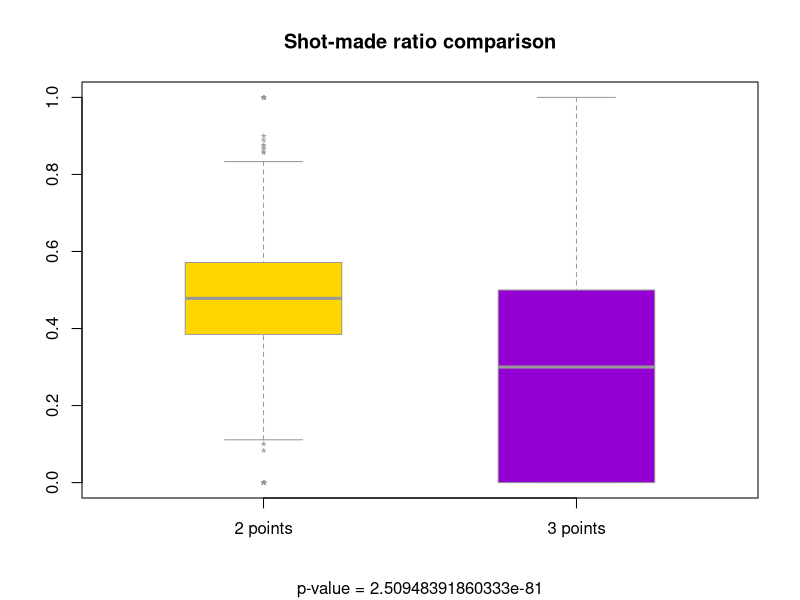

Write the R code that produced this figure.
df <- read.csv("df.csv")
df <- df[, 2:length(df[1, ])]
na.shot <- df[is.na(df$shot_made_flag), ]
df <- na.omit(df)
attach(df)

pt_3 <- df[df$three_pt == 1,]
pt_2 <- df[df$three_pt == 0,]
pt_3_smf_per_game = aggregate(pt_3$shot_made_flag, by = list("game_id" = pt_3$game_id), FUN = mean)
pt_2_smf_per_game = aggregate(pt_2$shot_made_flag, by = list("game_id" = pt_2$game_id), FUN = mean)
pt_3_2 <- merge(x = pt_3_smf_per_game, y = pt_2_smf_per_game, by.x = 'game_id', by.y = 'game_id')
colnames(pt_3_2) <- c("game_id", "three_point_shot", "two_point_shot")
var.test(pt_3_2$three_point_shot, pt_3_2$two_point_shot)
t_test <- t.test(pt_3_2$three_point_shot, pt_3_2$two_point_shot, var.equal = FALSE, paired = TRUE)
boxplot(pt_3_2$two_point_shot, pt_3_2$three_point_shot, 
        xaxt="n", main = "Shot-made ratio comparison", 
        sub = paste0("p-value = ", t_test$p.value), 
        col = c( "gold", "darkviolet"), border = gray(0.6), 
        pch = "*", boxwex = 0.5)
axis(1, 1:2, c("2 points", "3 points"))
detach(df)
